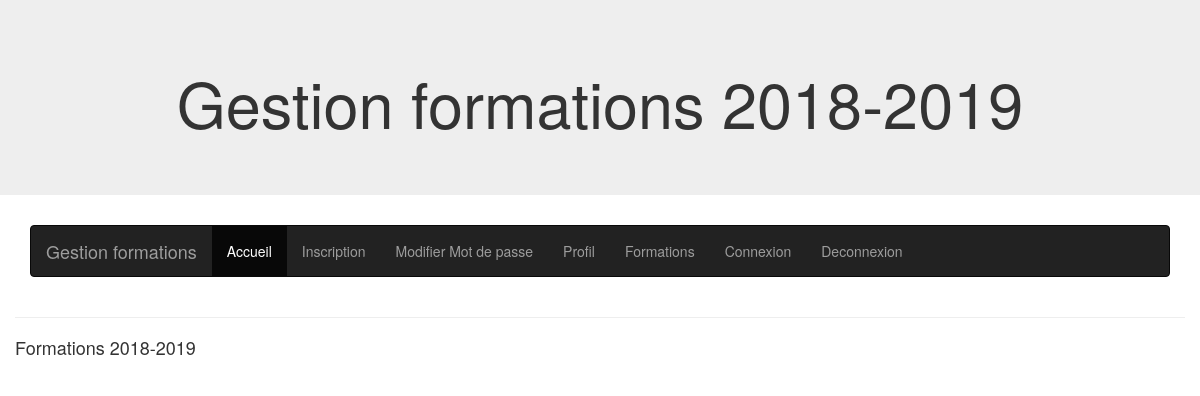
/training/, run on an earlier commit of the app's database.
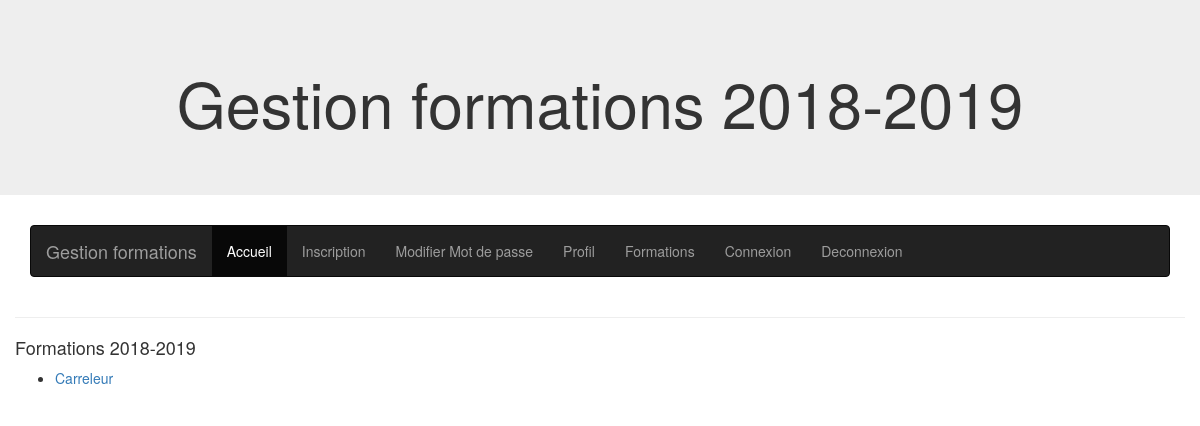
And on a later commit of the database.
### training/models.py (models this page shows)
class Training(models.Model):
    name=models.CharField(verbose_name='Nom de la formation', max_length=150)
    description=models.TextField(verbose_name='Description')
    price=models.DecimalField(verbose_name='Prix',max_digits=6,decimal_places=2)
    category=models.ForeignKey(Category,on_delete=models.CASCADE)
    number_hours=models.IntegerField(verbose_name='Nombre d''heures')
    teacher=models.ForeignKey(Profile,on_delete=models.CASCADE,verbose_name='Formateur',
                              limit_choices_to={'user_type': 2})
    class Meta:
        verbose_name='Formation'
        verbose_name_plural = 'Formations'
    def __str__(self):
        return self.name

### training/views.py (the view)
# urls.py: path('',views.TrainingListView.as_view(),name='list_training'),
class TrainingListView(ListView):
    model = Training
    template_name = 'training/training_list.html'
    queryset = Training.objects.all()

### training/templates/training/training_list.html
{% extends 'base.html' %}
{% block content %}
    <h4>Formations 2018-2019</h4>
    <ul>
        {% for training in object_list %}
            <li> <a href="{% url 'training:detail_training' id=training.pk %}">{{ training }}</a></li>
        {% endfor %}
    </ul>
{% endblock content %}

What changed in the data, as far as the page shows it:
added Training: name "Carreleur"
